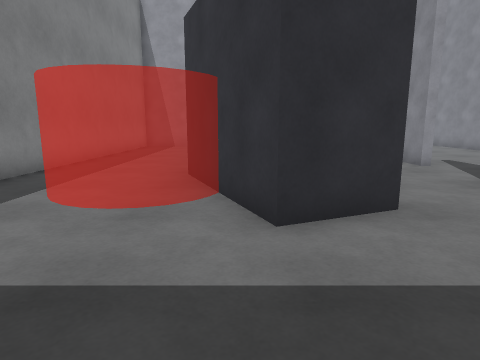
View 1 (above)

22 first-person views from a walk through a Gazebo world. The camera is 1.2 m above the floor, tilts 10° down and sees 75° across. The floor is counted in squares, 1 m on a side. Each view is taken from the middle of a square. On the plan, view 1 faces up. The plan holds only what a view shows up to about 13 squares ahead; the rest is blank. The place goes on beyond the plan.

View 2
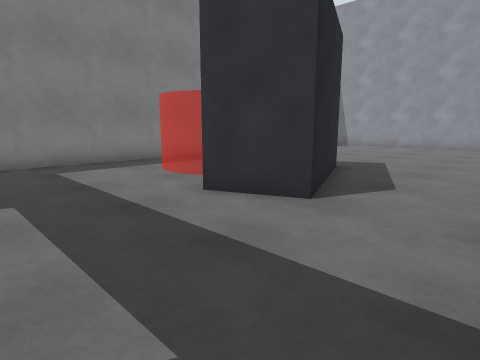

View 3
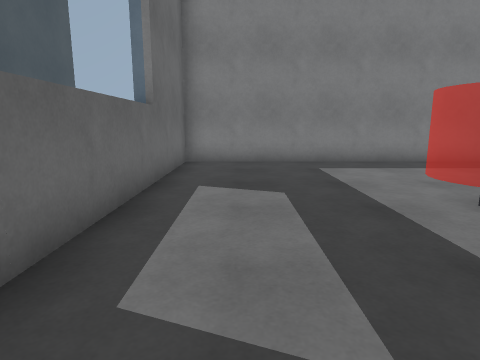

View 4
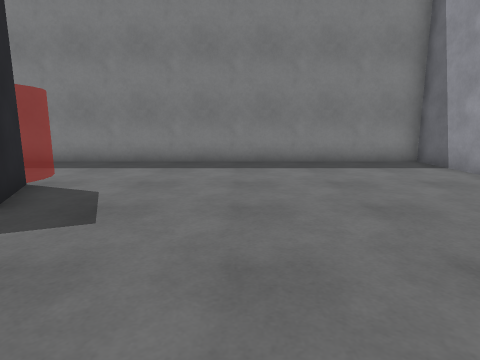

View 5
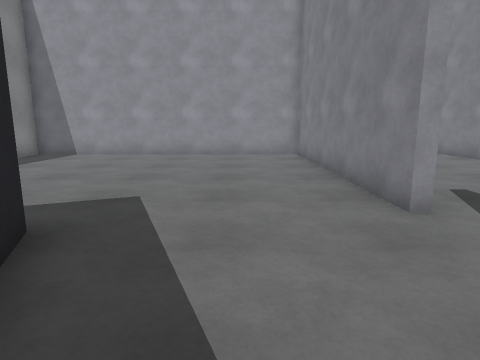

View 6
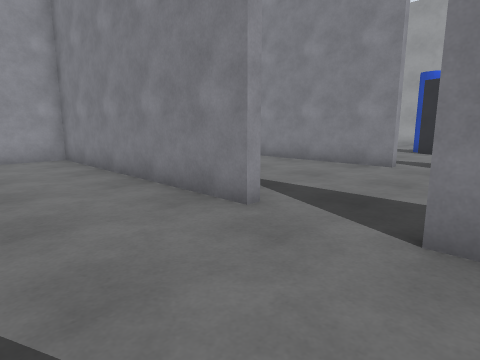

View 7
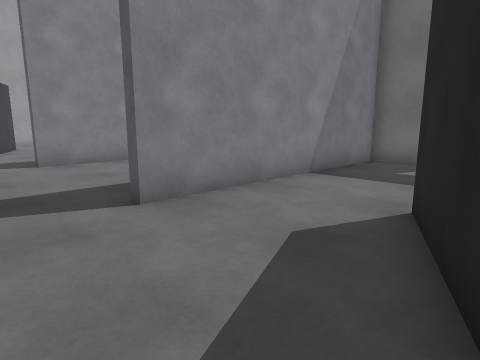

View 8
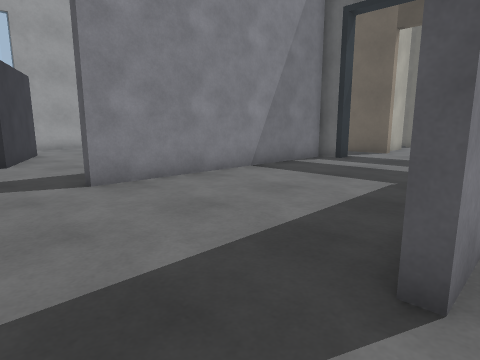

View 9
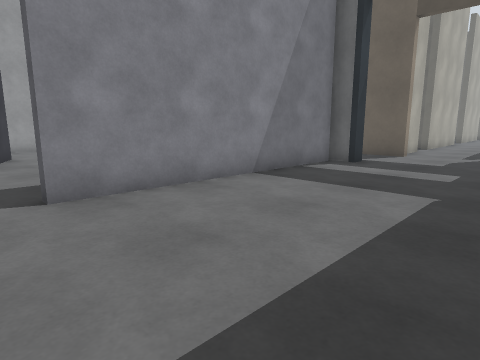

View 10
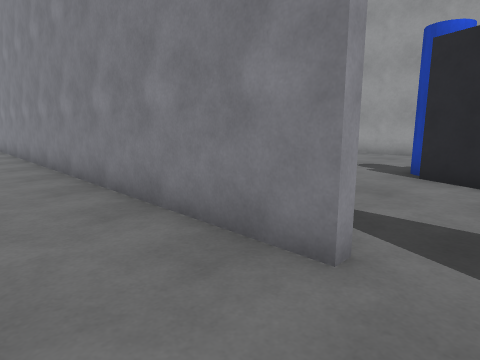

View 11
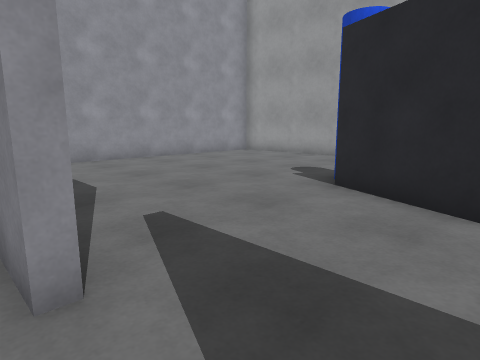

View 12
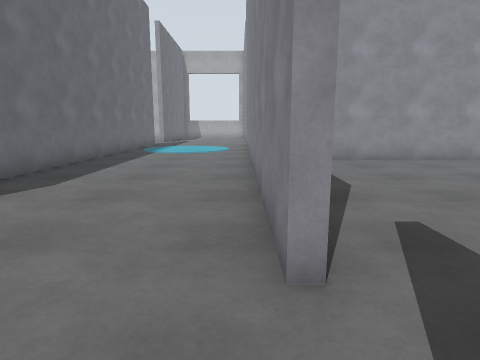

View 13
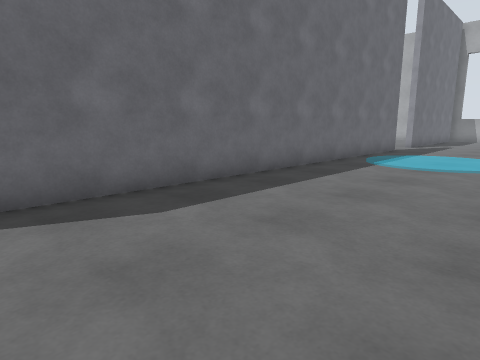

View 14
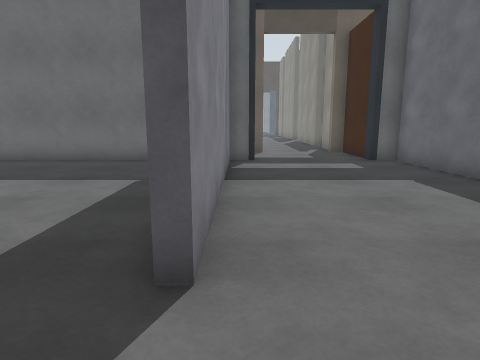

View 15
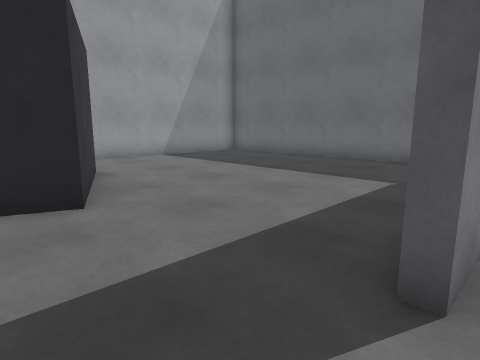

View 16
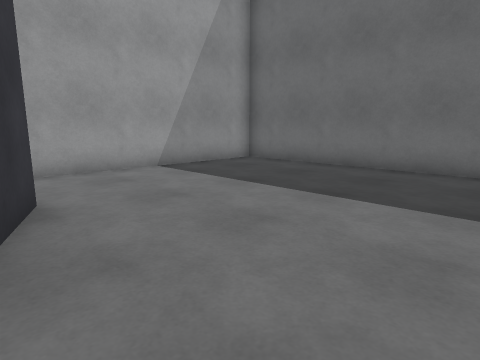

View 17
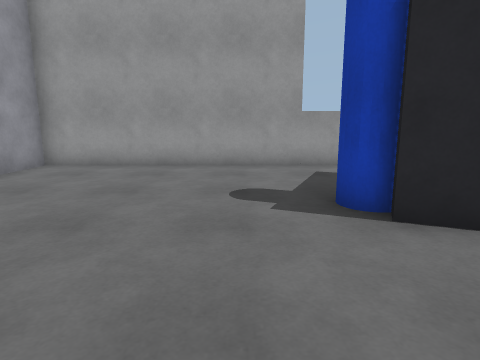

View 18
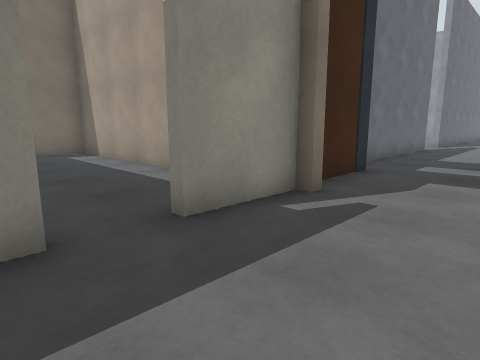

View 19
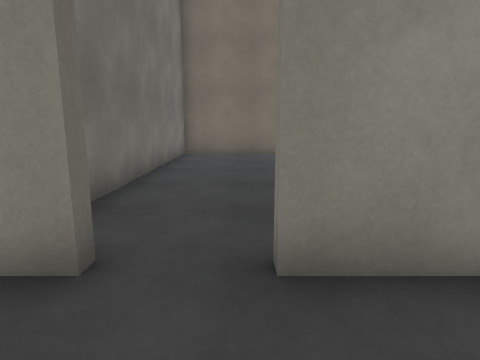

View 20
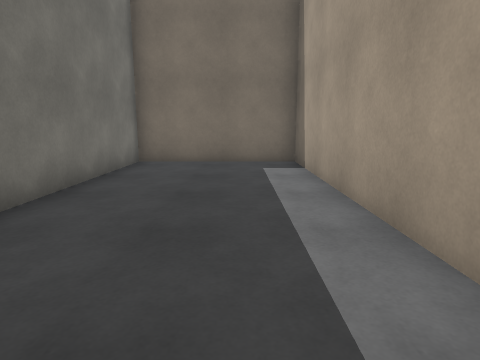

View 21
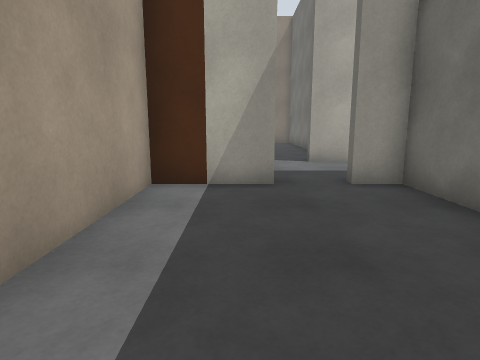

View 22
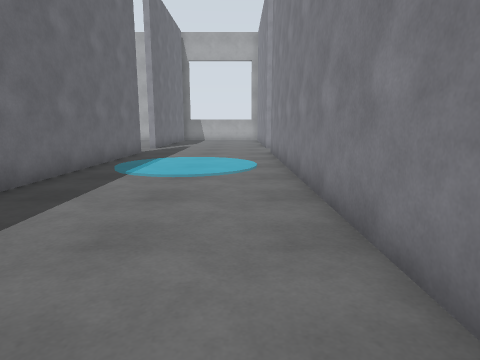

### Floor plan
Key: @ floor where view 1 was taken; # wall or solid block; . floor; B dark grey box; G grey box; U building; C blue cylinder; L door leaf; W window.
Columns run from 5 left of view 1 to 23 right of it. Each row starts with its distance up from view 1.
 25            #.....#
 24            #.....#
 23            #.....#
 22            #.....#
 21            #.....#
 20            #.....#
 19            #.....#
 18 ############.....############
 17 #..........#.....# .........#
 16 #..........#.....# .........#
 15 #..........#.....#..........#
 14 #..........#.....#..........#
 13 #..........#.....#..........#
 12 #..........#.....#..........#
 11 #..........#.....#..........#
 10 #..........#.....#....CC....W
  9 #.....................B   ..
  8 #...BBB..............B
  7 #.    B...............BB
  6 #.    B....#.....#......B.. W
  5 #.   B B...#.....#..........#
  4 #....BBB...#.....#..........#
  3 #..........#.....#..........#
  2 #..........#.....#..........
  1 #..........#.....#..........#
  0 #....@.....#.....# .........#
 -1 #..........#.....# .........#
 -2   ##    GGGL....L############
 -3            L.....
 -4            L.....
 -5  UUUUUUUUUULU..UUU
 -6  U..........U...U
 -7  U..........U...U
 -8  U................
 -9  U................
-10  UUUUUUUUUUUU...U

Where each view was taken, in squares from view 1:
view 1: 0 up, 0 right, facing up
view 2: 0 up, 5 right, facing up-left
view 3: 0 up, 5 right, facing left
view 4: 12 up, 5 right, facing left
view 5: 5 up, 3 right, facing up
view 6: 6 up, 2 right, facing up-right
view 7: 9 up, 1 right, facing down-right
view 8: 9 up, 5 right, facing down-right
view 9: 8 up, 6 right, facing down-right
view 10: 8 up, 9 right, facing up-right
view 11: 7 up, 11 right, facing up-right
view 12: 7 up, 11 right, facing up
view 13: 11 up, 11 right, facing up-left
view 14: 9 up, 11 right, facing down
view 15: 9 up, 11 right, facing down-right
view 16: 7 up, 14 right, facing down-right
view 17: 12 up, 13 right, facing right
view 18: 10 down, 10 right, facing up-left
view 19: 8 down, 9 right, facing left
view 20: 7 down, 6 right, facing left
view 21: 7 down, 0 right, facing right
view 22: 13 up, 10 right, facing up
